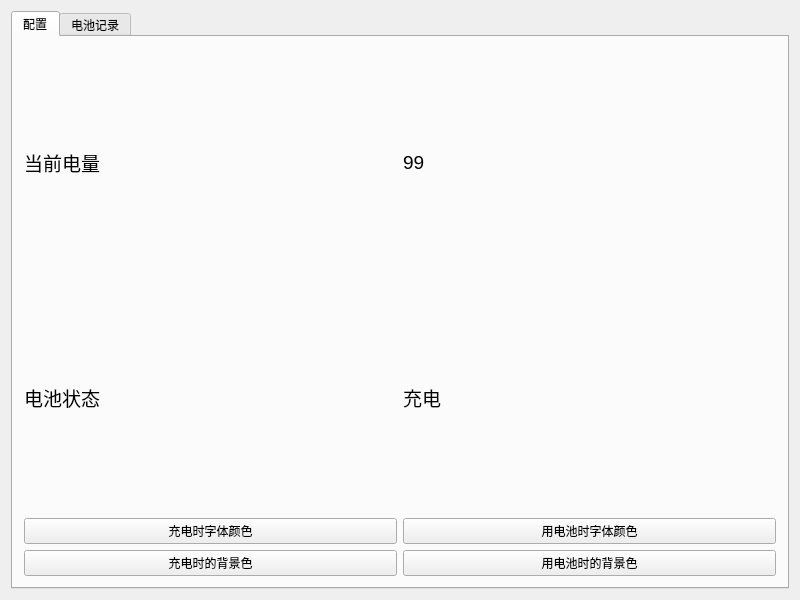
<?xml version="1.0" encoding="UTF-8"?>
<ui version="4.0">
 <class>Widget</class>
 <widget class="QWidget" name="Widget">
  <property name="geometry">
   <rect>
    <x>0</x>
    <y>0</y>
    <width>800</width>
    <height>600</height>
   </rect>
  </property>
  <property name="windowTitle">
   <string>TBattery</string>
  </property>
  <layout class="QGridLayout" name="gridLayout">
   <item row="0" column="0">
    <widget class="QTabWidget" name="tabWidget">
     <property name="currentIndex">
      <number>0</number>
     </property>
     <widget class="QWidget" name="tab_index">
      <attribute name="title">
       <string>配置</string>
      </attribute>
      <layout class="QGridLayout" name="gridLayout_2">
       <item row="0" column="0">
        <widget class="QLabel" name="label">
         <property name="font">
          <font>
           <pointsize>14</pointsize>
          </font>
         </property>
         <property name="text">
          <string>当前电量</string>
         </property>
        </widget>
       </item>
       <item row="0" column="1">
        <widget class="QLabel" name="lb_bp">
         <property name="font">
          <font>
           <pointsize>14</pointsize>
          </font>
         </property>
         <property name="text">
          <string>99</string>
         </property>
        </widget>
       </item>
       <item row="1" column="0">
        <widget class="QLabel" name="label_2">
         <property name="font">
          <font>
           <pointsize>14</pointsize>
          </font>
         </property>
         <property name="text">
          <string>电池状态</string>
         </property>
        </widget>
       </item>
       <item row="1" column="1">
        <widget class="QLabel" name="lb_st">
         <property name="font">
          <font>
           <pointsize>14</pointsize>
          </font>
         </property>
         <property name="text">
          <string>充电</string>
         </property>
        </widget>
       </item>
       <item row="2" column="0">
        <widget class="QPushButton" name="btn_color_font_c">
         <property name="text">
          <string>充电时字体颜色</string>
         </property>
        </widget>
       </item>
       <item row="2" column="1">
        <widget class="QPushButton" name="btn_color_font_u">
         <property name="text">
          <string>用电池时字体颜色</string>
         </property>
        </widget>
       </item>
       <item row="3" column="0">
        <widget class="QPushButton" name="btn_scbc">
         <property name="text">
          <string>充电时的背景色</string>
         </property>
        </widget>
       </item>
       <item row="3" column="1">
        <widget class="QPushButton" name="btn_subc">
         <property name="text">
          <string>用电池时的背景色</string>
         </property>
        </widget>
       </item>
      </layout>
     </widget>
     <widget class="QWidget" name="tab_rec">
      <attribute name="title">
       <string>电池记录</string>
      </attribute>
      <layout class="QGridLayout" name="gridLayout_3">
       <item row="0" column="0">
        <widget class="QChartView" name="widget" native="true"/>
       </item>
      </layout>
     </widget>
    </widget>
   </item>
  </layout>
 </widget>
 <layoutdefault spacing="6" margin="11"/>
 <customwidgets>
  <customwidget>
   <class>QChartView</class>
   <extends>QWidget</extends>
   <header location="global">QChartView</header>
   <container>1</container>
  </customwidget>
 </customwidgets>
 <resources/>
 <connections/>
</ui>
